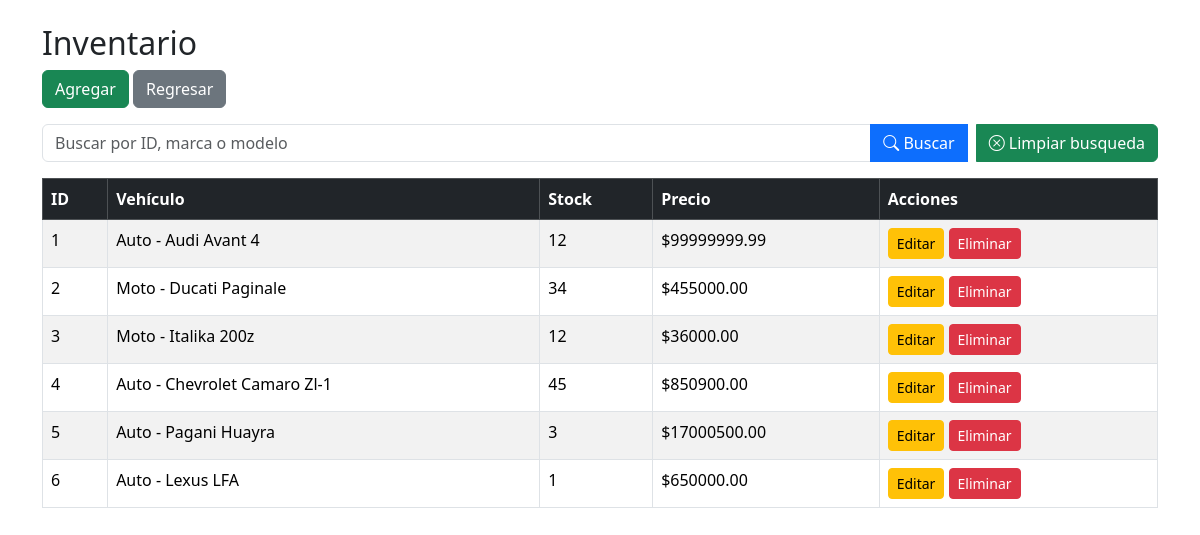
Screenshot of /inventario/index.php with the database file from the repository.
### tables this page shows
CREATE TABLE `inventario` (
  `id_inventario` int(11) NOT NULL,
  `id_vehiculo` int(11) DEFAULT NULL,
  `stock` int(11) DEFAULT NULL,
  `precio` decimal(10,2) DEFAULT NULL
);

CREATE TABLE `vehiculos` (
  `id_vehiculo` int(11) NOT NULL,
  `tipo` enum('Auto','Moto') NOT NULL,
  `marca` varchar(300) DEFAULT NULL,
  `modelo` varchar(300) DEFAULT NULL,
  `anio` year(4) DEFAULT NULL
);

### inventario/index.php (the view, shortened to what this page needs)
<?php
include '../conexion.php';
$buscar = "";
$sql = "
SELECT i.*, v.marca, v.modelo, v.tipo
FROM inventario i
INNER JOIN vehiculos v ON i.id_vehiculo = v.id_vehiculo
WHERE i.id_inventario LIKE '%$buscar%'
OR v.marca LIKE '%$buscar%'
OR v.modelo LIKE '%$buscar%'
";
$resultado = mysqli_query($conn, $sql);
?>
<!DOCTYPE html>
<html>
<head>
    <link href="https://cdn.jsdelivr.net/npm/bootstrap@5.3.3/dist/css/bootstrap.min.css" rel="stylesheet">
    <link href=https://cdn.jsdelivr.net/npm/bootstrap-icons/font/bootstrap-icons.css rel=stylesheet>
</head>
<body>
<div class="container mt-4">
    <h2>Inventario</h2>
    <a href="agregar.php" class="btn btn-success mb-3">Agregar</a>
    <a href="../index.html" class="btn btn-secondary mb-3">Regresar</a>
    <form method="GET">
        <div class="input-group mb-3">
            <input type="text" name="buscar" class="form-control" placeholder="Buscar por ID, marca o modelo">
                        <button class="btn btn-primary">
            <i class="bi bi-search"></i> Buscar
            </button>
            <a href="index.php" class="btn btn-success ms-2">
            <i class="bi bi-x-circle"></i> Limpiar busqueda
            </a>
        </div>
    </form>
    <table class="table table-bordered table-striped">
        <thead class="table-dark">
        <tr>
            <th>ID</th>
            <th>Vehículo</th>
            <th>Stock</th>
            <th>Precio</th>
            <th>Acciones</th>
        </tr>
        </thead>
        <tbody>
        <?php while($row = mysqli_fetch_assoc($resultado)){ ?>
        <tr>
            <td><?= $row['id_inventario'] ?></td>
            <td><?= $row['tipo'] ?> - <?= $row['marca'] ?> <?= $row['modelo'] ?></td>
            <td><?= $row['stock'] ?></td>
            <td>$<?= $row['precio'] ?></td>
            <td>
                <a href="editar.php?id=<?= $row['id_inventario'] ?>" class="btn btn-warning btn-sm">Editar</a>
                <a href="eliminar.php?id=<?= $row['id_inventario'] ?>" class="btn btn-danger btn-sm"
                   onclick="return confirm('¿Eliminar registro?')">Eliminar</a>
            </td>
        </tr>
        <?php } ?>
        </tbody>
    </table>
</div>
</body>
</html>

### rows the page displays
inventario: id_inventario "1", id_vehiculo.tipo "Auto", id_vehiculo.marca "Audi", id_vehiculo.modelo "Avant 4", stock "12", precio "99999999.99"
inventario: id_inventario "2", id_vehiculo.tipo "Moto", id_vehiculo.marca "Ducati", id_vehiculo.modelo "Paginale", stock "34", precio "455000.00"
inventario: id_inventario "3", id_vehiculo.tipo "Moto", id_vehiculo.marca "Italika", id_vehiculo.modelo "200z", stock "12", precio "36000.00"
inventario: id_inventario "4", id_vehiculo.tipo "Auto", id_vehiculo.marca "Chevrolet", id_vehiculo.modelo "Camaro Zl-1", stock "45", precio "850900.00"
inventario: id_inventario "5", id_vehiculo.tipo "Auto", id_vehiculo.marca "Pagani", id_vehiculo.modelo "Huayra", stock "3", precio "17000500.00"
inventario: id_inventario "6", id_vehiculo.tipo "Auto", id_vehiculo.marca "Lexus", id_vehiculo.modelo "LFA", stock "1", precio "650000.00"
